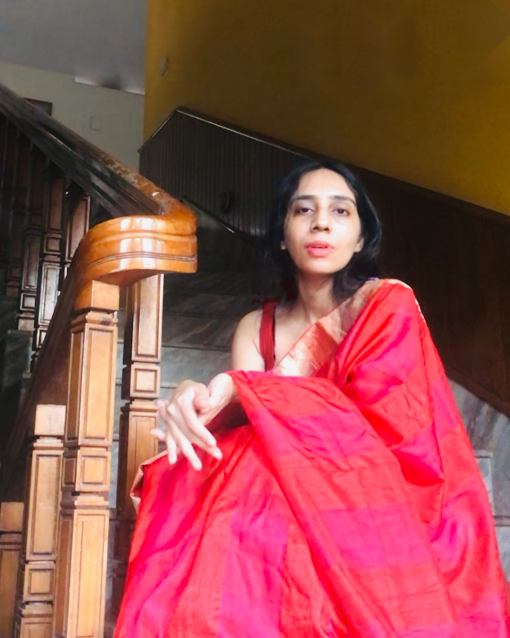
#> input picture editorial/saree_v1/work/02_clean.jpg, 1020 x 1275 px, found by its file name (shown at 1/2 size)
$ python hair.py
#> lines starting #> are read from the running program, lines starting #| are printed output that depends on the picture; after the words box and inside, x2 and y2 are one past the last pixel; in counts of white or black regions, pixels touching at a corner belong together
import cv2,numpy as np
o=cv2.imread('work/02_clean.jpg').astype(np.float32); H,W=o.shape[:2]
#> after `H, W = o.shape[:2]`: H = 1275; W = 1020
hsv=cv2.cvtColor(o.astype(np.uint8),cv2.COLOR_BGR2HSV)
#> hsv: shape (1275, 1020, 3); mean H, S, V 70.2, 135.5, 148
box=np.zeros((H,W),np.uint8); box[290:640,500:800]=1
hair=((hsv[...,2]<95)&(box>0)&(cv2.imread('work/alpha.png',0)>60)).astype(np.uint8)
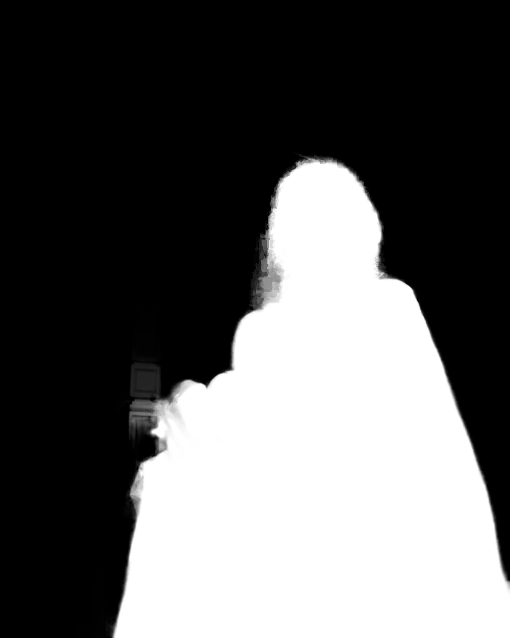
#> input picture editorial/saree_v1/work/alpha.png, 1020 x 1275 px, found by its file name (shown at 1/2 size)
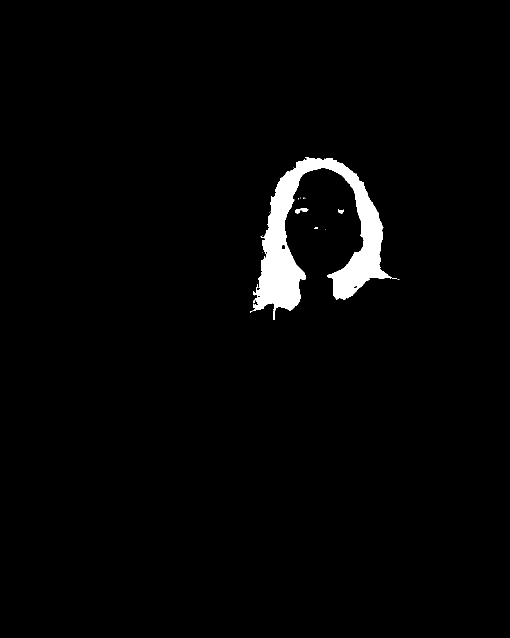
#> hair: shape (1275, 1020) (shown at 1/2 size); values 0 (black) and 1 (white), 2.3% white; 18 white regions (14 under 20 px), largest, box (x1, y1, x2, y2) and area: (500, 314, 784, 640) 29359, (590, 417, 617, 427) 162, (676, 419, 688, 427) 61, (629, 454, 636, 458) 21
hair=cv2.morphologyEx(hair,cv2.MORPH_CLOSE,np.ones((5,5),np.uint8))
#> hair: shape (1275, 1020); values 0 (black) and 1 (white), 2.3% white; 8 white regions (4 under 20 px), largest, box (x1, y1, x2, y2) and area: (500, 314, 794, 640) 29777, (590, 417, 617, 427) 169, (676, 419, 688, 427) 67, (629, 454, 636, 458) 21
m=cv2.GaussianBlur(cv2.dilate(hair,np.ones((3,3),np.uint8)).astype(np.float32),(0,0),1.5)[...,None]
araw=cv2.imread('work/alpha.png',0).astype(np.float32)[...,None]/255.
#> araw: shape (1275, 1020, 1) float32; min 0, max 1, mean 0.369
araw[:552,762:]=0
#> araw: shape (1275, 1020, 1) float32; min 0, max 1, mean 0.369
for mood in ['heritage','studio']:
    f=cv2.imread(f'work/06_final_{mood}.png').astype(np.float32)
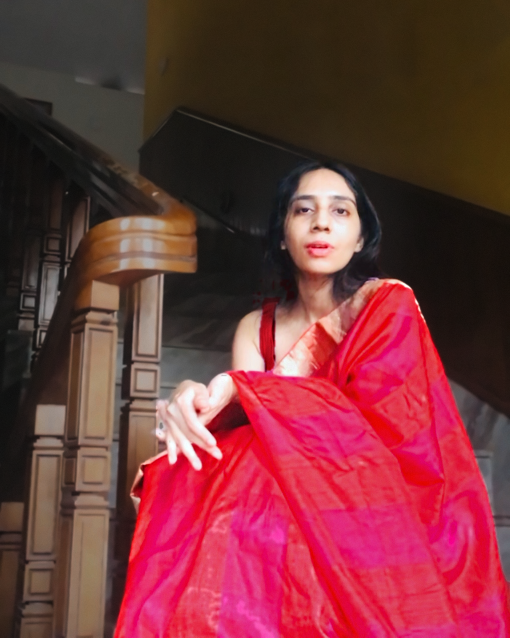
#> input picture editorial/saree_v1/work/06_final_heritage.png, 1020 x 1275 px, found by its file name (shown at 1/2 size)
    if mood=='studio':
        bg=cv2.imread('work/06_final_studio_prehair.png').astype(np.float32); bg=cv2.inpaint(bg.astype(np.uint8),(araw[...,0]>0.02).astype(np.uint8)*255,9,cv2.INPAINT_TELEA).astype(np.float32)          # teal behind
        orig=o*araw+bg*(1-araw)                  # original hair with its own soft edge
    else: orig=o
    out=f*(1-m)+orig*m
    cv2.imwrite(f'work/06_final_{mood}.png',np.clip(out,0,255).astype(np.uint8))
#> pass 2 of the loop `for mood in ['heritage','studio']:`:
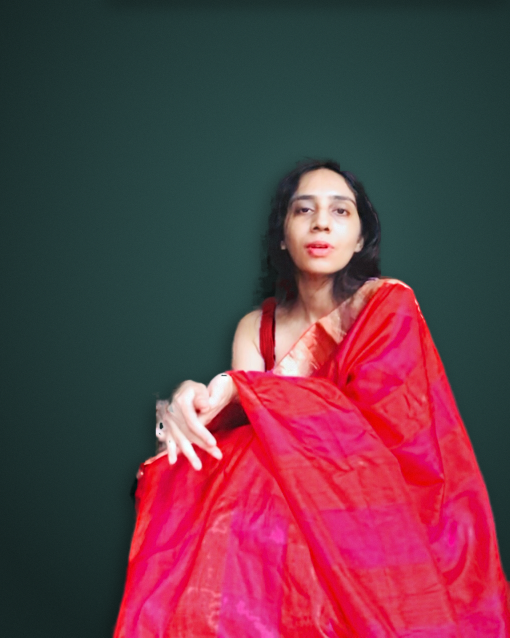
#> input picture editorial/saree_v1/work/06_final_studio.png, 1020 x 1275 px, found by its file name (shown at 1/2 size)
#> `bg = cv2.inpaint(bg.astype(np.uint8), (araw[..., 0] > 0.02).astype(np.`:
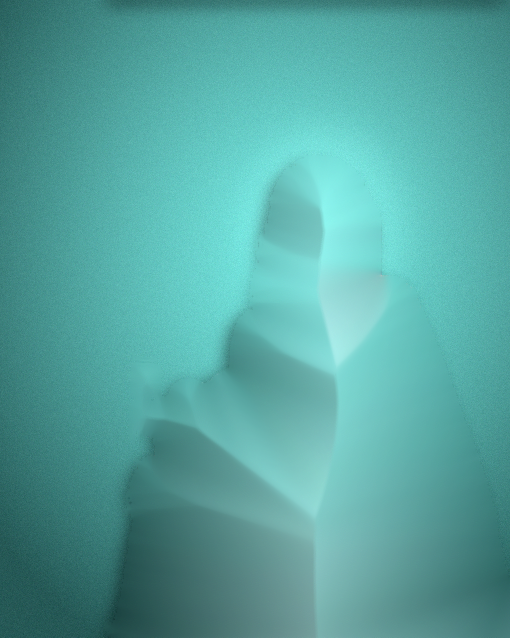
#> bg: shape (1275, 1020, 3) float32 (shown at 1/2 size); mean B, G, R 58.9, 60.2, 36.7; drawn with min black and max white
#> `orig=o*araw+bg*(1-araw)`:
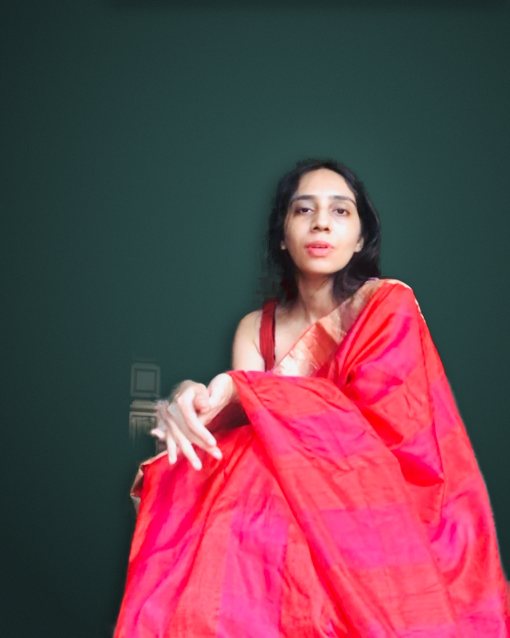
#> orig: shape (1275, 1020, 3) float32 (shown at 1/2 size); mean B, G, R 78.3, 66.7, 108.3
cv2.imwrite('work/hairmask.png',(m[...,0]*255).astype(np.uint8))
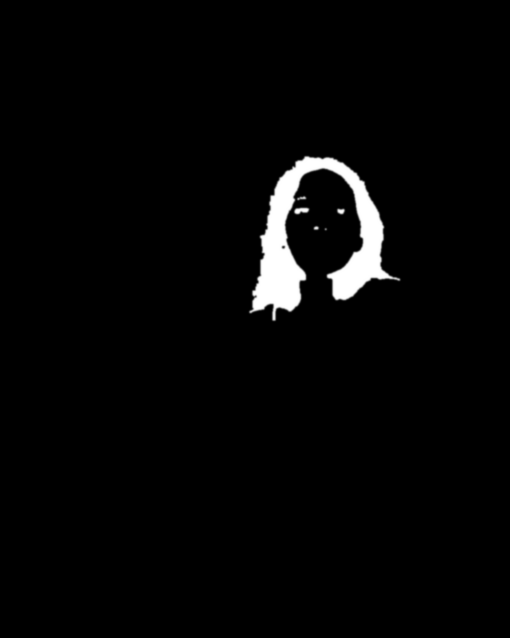
#> saved as hairmask.png: shape (1275, 1020) (shown at 1/2 size); min 0, max 255, mean 6.4
